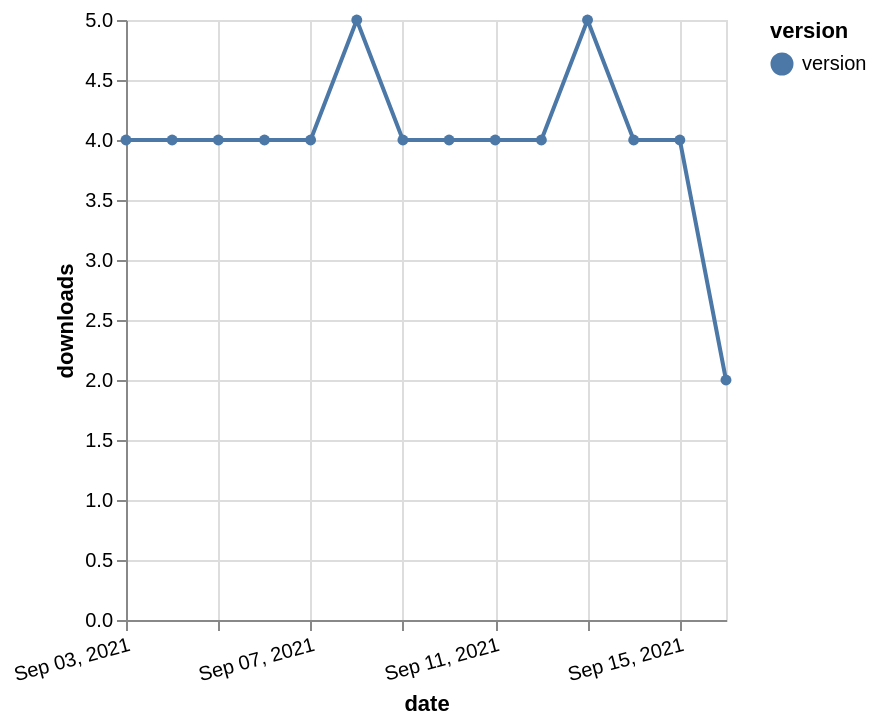

Specify this chart in Vega-Lite:
### Vega-Lite specification from a JSON file in a GitHub repository (floating-point values rounded to 4 significant figures)
{"$schema": "https://vega.github.io/schema/vega-lite/v5.json", "description": "A simple bar chart with embedded data.", "data": {"values": [{"date": "2021-09-03", "total": 4867, "delta": 4, "version": "version"}, {"date": "2021-09-04", "total": 4871, "delta": 4, "version": "version"}, {"date": "2021-09-05", "total": 4875, "delta": 4, "version": "version"}, {"date": "2021-09-06", "total": 4879, "delta": 4, "version": "version"}, {"date": "2021-09-07", "total": 4883, "delta": 4, "version": "version"}, {"date": "2021-09-08", "total": 4888, "delta": 5, "version": "version"}, {"date": "2021-09-09", "total": 4892, "delta": 4, "version": "version"}, {"date": "2021-09-10", "total": 4896, "delta": 4, "version": "version"}, {"date": "2021-09-11", "total": 4900, "delta": 4, "version": "version"}, {"date": "2021-09-12", "total": 4904, "delta": 4, "version": "version"}, {"date": "2021-09-13", "total": 4909, "delta": 5, "version": "version"}, {"date": "2021-09-14", "total": 4913, "delta": 4, "version": "version"}, {"date": "2021-09-15", "total": 4917, "delta": 4, "version": "version"}, {"date": "2021-09-16", "total": 4919, "delta": 2, "version": "version"}]}, "width": "container", "mark": {"type": "line", "point": {"filled": true}}, "encoding": {"x": {"field": "date", "type": "temporal", "timeUnit": "yearmonthdate", "title": "date", "axis": {"labelAngle": -15}}, "y": {"field": "delta", "type": "quantitative", "title": "downloads"}, "color": {"field": "version", "type": "nominal"}, "tooltip": {"field": "delta"}}}
